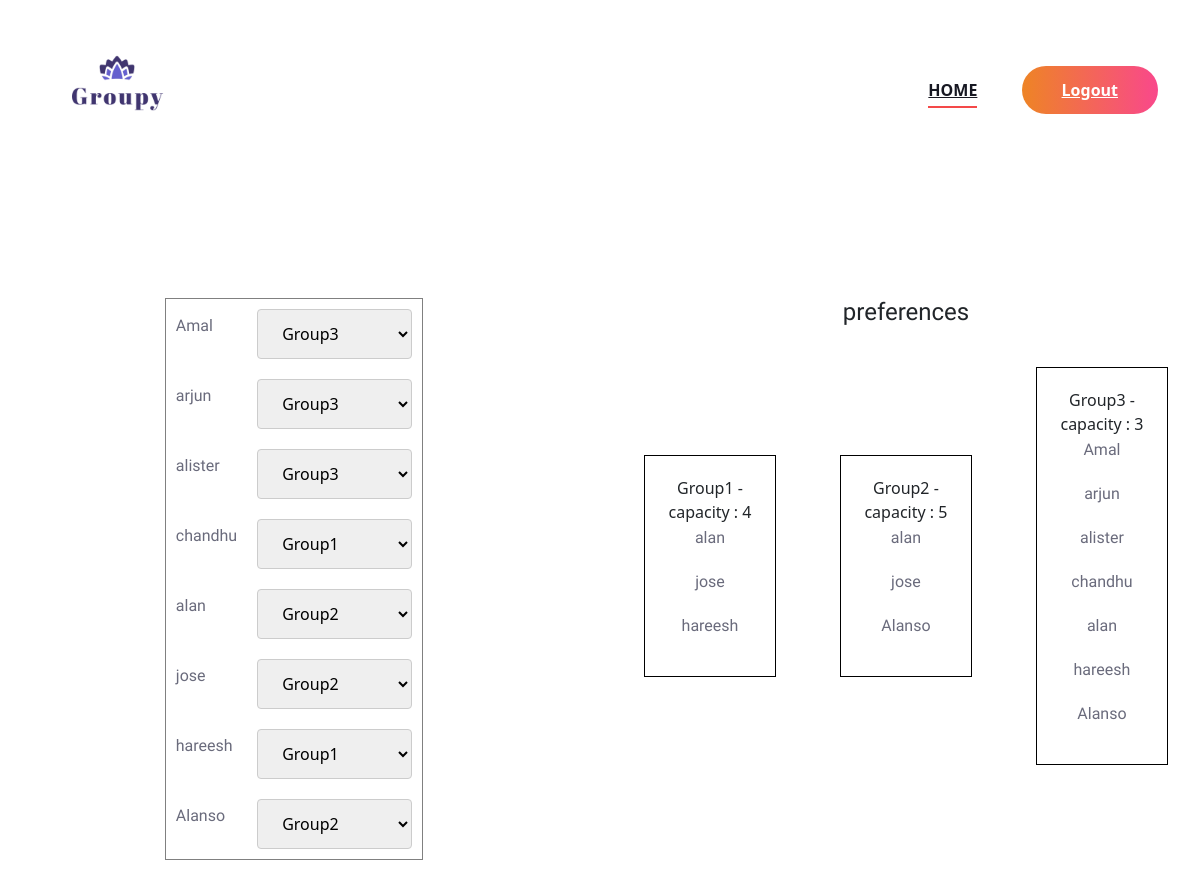
The app's page /Org/mannual/11, older data.
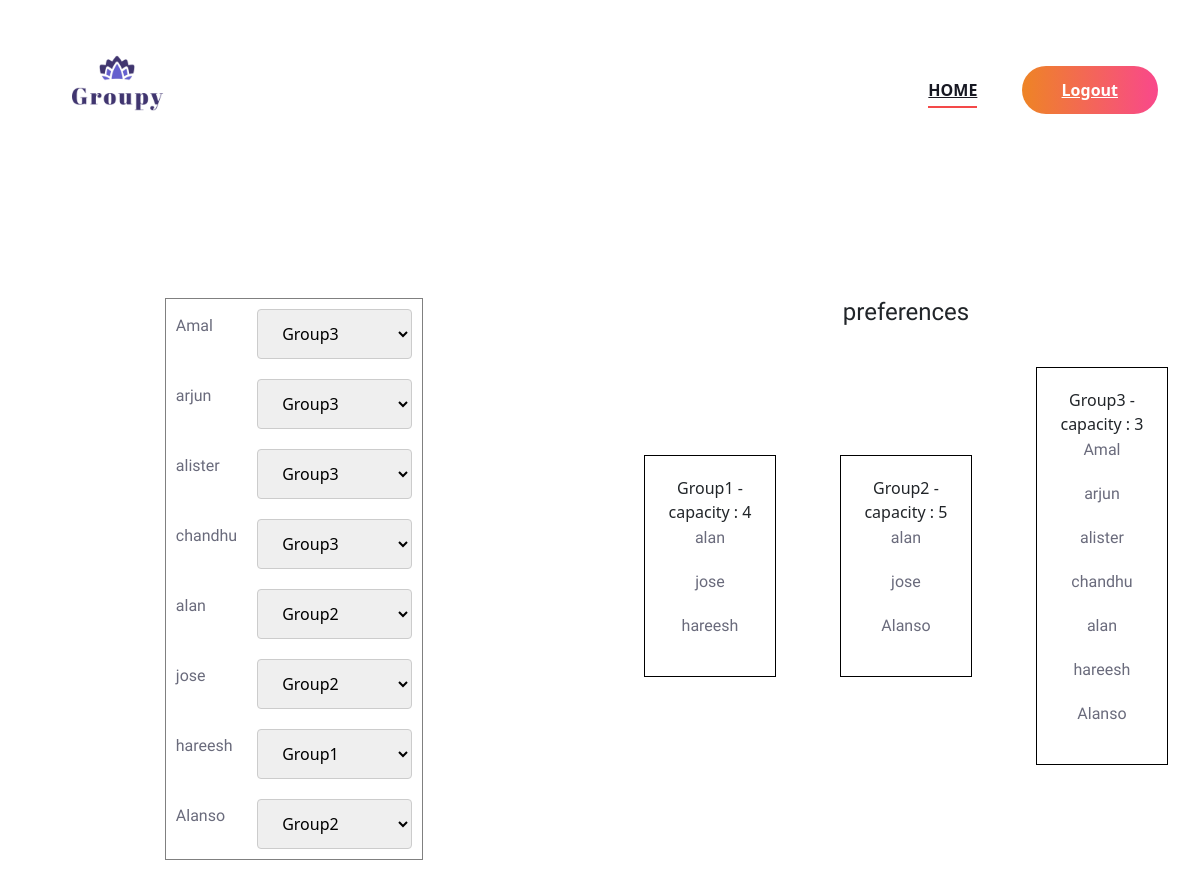
The same page, newer data.
### Guest/models.py (models this page shows)
class ParticipateUser(models.Model):
    user=models.CharField(max_length=50)
    events=models.ForeignKey(Event,on_delete=models.CASCADE)
    rooms=models.TextField(max_length=50,default="")
    new_rooms = models.TextField(max_length=50, default="")
    privatecode = models.TextField(max_length=50, default="")
    is_ignored = models.BooleanField(default=False)

### Organizer/models.py (models this page shows)
class Room(models.Model):
    events=models.ForeignKey(Event,on_delete=models.CASCADE)
    number=models.CharField(max_length=50)
    capacity=models.IntegerField(default=0)

### Organizer/views.py (the view)
# urls.py: path('mannual/<int:pk>', views.manuualy,name="manuualy"),
def manuualy(request,pk):
    event=Event.objects.get(id=pk)
    eventdata=Event.objects.get(id=pk)
    pdata=ParticipateUser.objects.filter(events=eventdata)
    roomdata=Room.objects.filter(events=eventdata)
    participants = ParticipateUser.objects.filter(events=event)
    rooms=Room.objects.filter(events=event)
    print(rooms)
    if request.method == 'POST':
        for participant in participants:
            room_name = request.POST.get('room_' + str(participant.id))
            print(room_name)
            roomObj=Room.objects.get(id=room_name)
            roomNumber=roomObj.number
            print(roomNumber)
            if roomNumber:
                participant.new_rooms = roomNumber
                participant.save()
        return redirect('org:home')
    else:
        return render(request,"Organizer/Manually.html",{'users_data':participants,'room':rooms,'data': pdata, 'rdata': roomdata,})

### Organizer/templates/Organizer/Manually.html (shortened to what this page needs)
{% extends 'Organizer/Head.html'%}
{% load static %}
{% block content %}
<br><br><br><br>
<!DOCTYPE html>
<html lang="en">
<head>
    <link href="https://cdn.jsdelivr.net/npm/bootstrap@5.3.0/dist/css/bootstrap.min.css" rel="stylesheet">
</head>
<body>
<div class="row">
    <div class="col-md-6">
        <form action="" method="post">
            <table border="1" align="center" cellpadding="10"  >
                {% for user_data in users_data %}
                <tr>
                    <td>
                        <p>{{ user_data.user }}</p>
                    </td>
                    <td>
                        <select id="room_{{ user_data.id }}" name="room_{{ user_data.id }}"  onchange="onSelectChange(this.value, '{{ user_data.id }}')">
                            {% for room in room %}
                            <option value="{{ room.id }}" {% if user_data.new_rooms == room.number %}selected {% endif %}>
                                {{ room.number }}
                            </option>
                            {% endfor %}
                        </select>
                    </td>
                </tr>
                {% endfor %}
            </table>
        </form>
    </div>
       <div class="col-md-6">
        <h4 class="text-center">preferences</h4>
        <table  align="center" cellpadding="10">
            <tr>
                {% for i in rdata %}
                <td>
                    <div style="text-align:center;border:1px solid black;margin:22px;padding:20px">
                    {{i.number}}  - capacity : {{ i.capacity }}
                    {% for j in data %}
                    {% if i.number in j.rooms %}
                        <p>{{j.user}}</p>
                    {% endif %}
                    {% endfor %}
                </div>
                </td>
                {% endfor %}
        </table>
       </div>
</div>
</body>
</html>
<br><br><br><br><br><br><br><br><br><br><br><br><br><br><br><br><br><br><br><br><br>
{% endblock content %}

Row changes from the older to the newer data that the page shows:
changed ParticipateUser "chandhu": new_rooms+id "Group1" → "Group3"
